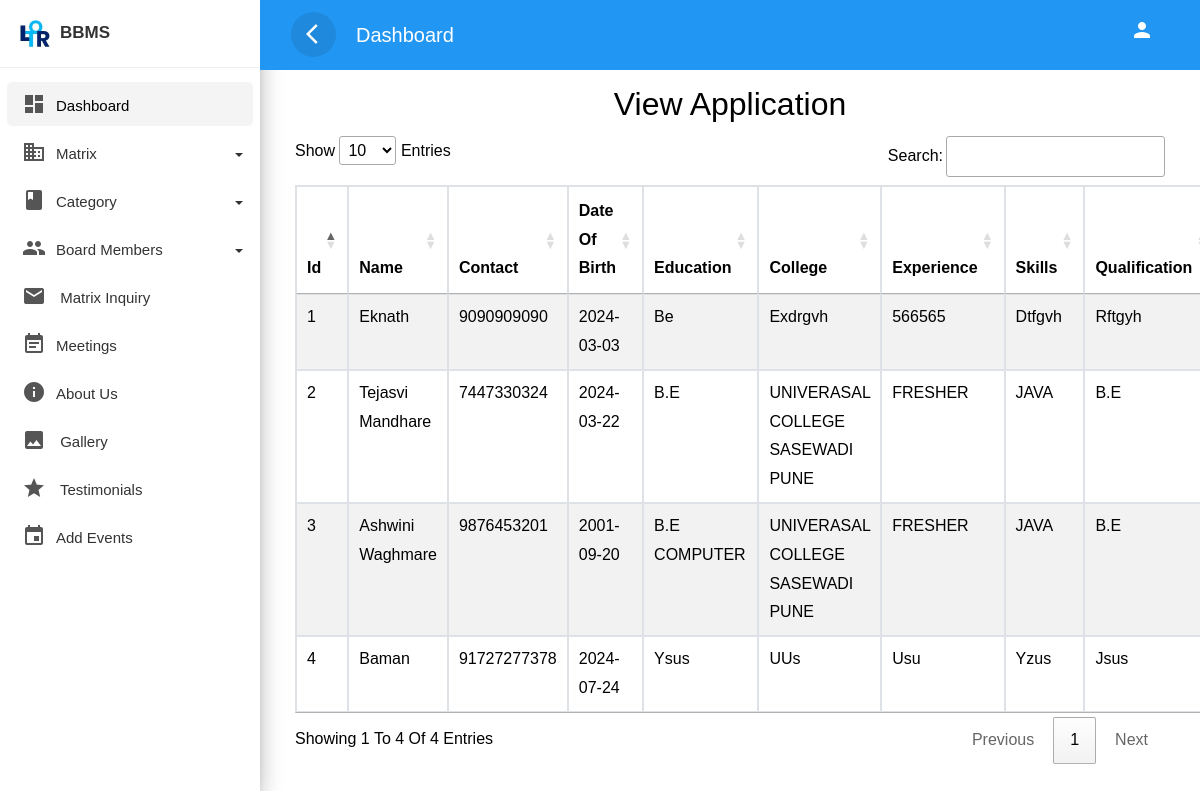
The page /ppsltor/admin/viewapplication.php on the database its author committed.
### tables this page shows
CREATE TABLE `job_application` (
  `id` int(11) NOT NULL,
  `name` varchar(255) NOT NULL,
  `contact` varchar(20) NOT NULL,
  `dob` date NOT NULL,
  `education` varchar(255) NOT NULL,
  `college` varchar(255) NOT NULL,
  `experience` varchar(255) NOT NULL,
  `skills` varchar(20) NOT NULL,
  `qualification` varchar(255) NOT NULL,
  `position` varchar(255) NOT NULL,
  `resume` varchar(1000) NOT NULL,
  `application_datetime` timestamp NOT NULL DEFAULT current_timestamp()
);

### ppsltor/admin/viewapplication.php (the view, shortened to what this page needs)
<!doctype html>
<html lang="en">
  <head>
        <link rel="stylesheet" href="css/bootstrap.min.css">
        <link rel="stylesheet" href="css/custom.css">
<link rel="stylesheet" href="//cdn.datatables.net/1.13.6/css/jquery.dataTables.min.css">
  </head>
  <body>
<div class="wrapper">
        <?php require 'sidebar.php'?>
        <div id="content" style="background-color:white;">
		<div class="top-navbar">
        <nav class="navbar navbar-expand-lg">
                <div class="container-fluid">
                    <button type="button" id="sidebarCollapse" class="d-xl-block d-lg-block d-md-mone d-none">
                        <span class="material-icons">arrow_back_ios</span>
                    </button>
					<a class="navbar-brand" href="#"> Dashboard </a>
                    <div class="collapse navbar-collapse d-lg-block d-xl-block d-sm-none d-md-none d-none" id="navbarSupportedContent">
                        <ul class="nav navbar-nav ml-auto">
                            <li class="nav-item">
                                <a class="nav-link" href="#">
								<span class="material-icons">person</span>
								</a>
                            </li>
                        </ul>
                    </div>
                </div>
            </nav>
	    </div>
			<div class="main-content">
        <div class="container">
              <h2 class="text-center" >View Application</h2>
              <table class="table table-striped table-bordered mt-10" id="myTable">
    <thead>
        <tr>
            <th scope="col">Id</th>
            <th scope="col">Name</th>
            <th scope="col">Contact</th>
            <th scope="col">Date of Birth</th>
            <th scope="col">Education</th>
            <th scope="col">College</th>
            <th scope="col">Experience</th>
            <th scope="col">Skills</th>
            <th scope="col">Qualification</th>
        </tr>
    </thead>
    <tbody>
        <?php
        require 'connection.php';
        $sql = "SELECT * FROM job_application";
        $result = mysqli_query($con, $sql);
        if ($result) {
            while ($row = mysqli_fetch_assoc($result)) {
                $resumepdf=$row['resume'];
                echo '<tr>
                <td>' . $row['id'] . '</td>
                <td>' . $row['name'] . '</td>
                <td>' . $row['contact'] . '</td>
                <td>' . $row['dob'] . '</td>
                <td>' . $row['education'] . '</td>
                <td>' . $row['college'] . '</td>
                <td>' . $row['experience'] . '</td>
                <td>' . $row['skills'] . '</td>
                <td>' . $row['qualification'] . '</td>
                <td>' . $row['position'] . '</td>
                <td><a href="application/'. $resumepdf . '" target="_blank">View Resume</a></td>
                <td>' . $row['application_datetime'] . '</td>
                </tr>';
            }
        }
        ?>
    </tbody>
</table>
      </div>
			</div>
        </div>
    </div>
  </body>
  </html>

### ppsltor/admin/css/custom.css (style rules this page uses)
body, html { line-height: 1.8; font-family: 'Cambria', sans-serif; color: black; text-transform:capitalize; text-rendering: optimizeLegibility !important; -webkit-font-smoothing: antialiased !important; font-weight: 400; margin:0px; padding:0px; }
h1, h2, h3, h4, h5, h6, .h1, .h2, .h3, .h4 { font-weight: 400; line-height: 1.5em; }
a { color: #333; font-weight: 400; }
button { cursor:pointer; }
ul, ol { padding: 0; margin:0px; list-style: none; }
a, a:hover, a:focus { color: #333; text-decoration: none; transition: all 0.3s; }
.material-icons { font-family: 'Material Icons'; font-weight: normal; font-style: normal; font-size: 24px; display: inline-block; line-height: 1; text-transform: none; letter-spacing: normal; word-wrap: normal; white-space: nowrap; direction: ltr; -webkit-font-smoothing: antialiased; text-rendering: optimizeLegibility; -moz-osx-font-smoothing: grayscale; font-feature-settings: 'liga'; }
.wrapper { position: relative; width:100%; overflow:auto; }
#content { position: relative; transition: all 0.3s; background-color: #EEEEEE; }
.top-navbar { position: fixed; width: calc(100% - 260px); margin-left: 0px; z-index: 1000; }
.main-content { padding:10px 20px 0px 20px; position: relative; width: 100%; margin-top: 70px; }
.navbar { background-color: #2196F3; color: #FFFFFF; }
.navbar-brand { color: #FFFFFF; }
.navbar button { background-color:transparent; border:none; }
.navbar button span { color:#fff; }
#sidebarCollapse { border-radius:50%; width:45px; height:45px; text-align:center; line-height:45px; margin-right:20px; border:none; color: #FFFFFF; background-color: rgba(0, 0, 0, 0.09); }
#sidebarCollapse span { margin: 9px; padding: 0px; }
.navbar-nav > li > a { color: #FFFFFF; }
.navbar-nav li a { position: relative; display: block; padding: 10px 15px!important; }
@media only screen and (min-width:992px) { #content { width: calc(100% - 260px); position: relative; float: right; transition: all 0.3s; background-color: #EEEEEE; } }

### rows shown on the page
job_application: id "1", name "Eknath", contact "9090909090", dob "2024-03-03", education "Be", college "Exdrgvh", experience "566565", skills "Dtfgvh", qualification "Rftgyh"
job_application: id "2", name "Tejasvi Mandhare", contact "7447330324", dob "2024-03-22", education "B.E", college "UNIVERASAL COLLEGE SASEWADI PUNE", experience "FRESHER", skills "JAVA", qualification "B.E"
job_application: id "3", name "Ashwini Waghmare", contact "9876453201", dob "2001-09-20", education "B.E COMPUTER", college "UNIVERASAL COLLEGE SASEWADI PUNE", experience "FRESHER", skills "JAVA", qualification "B.E"
job_application: id "4", name "Baman", contact "91727277378", dob "2024-07-24", education "Ysus", college "UUs", experience "Usu", skills "Yzus", qualification "Jsus"
